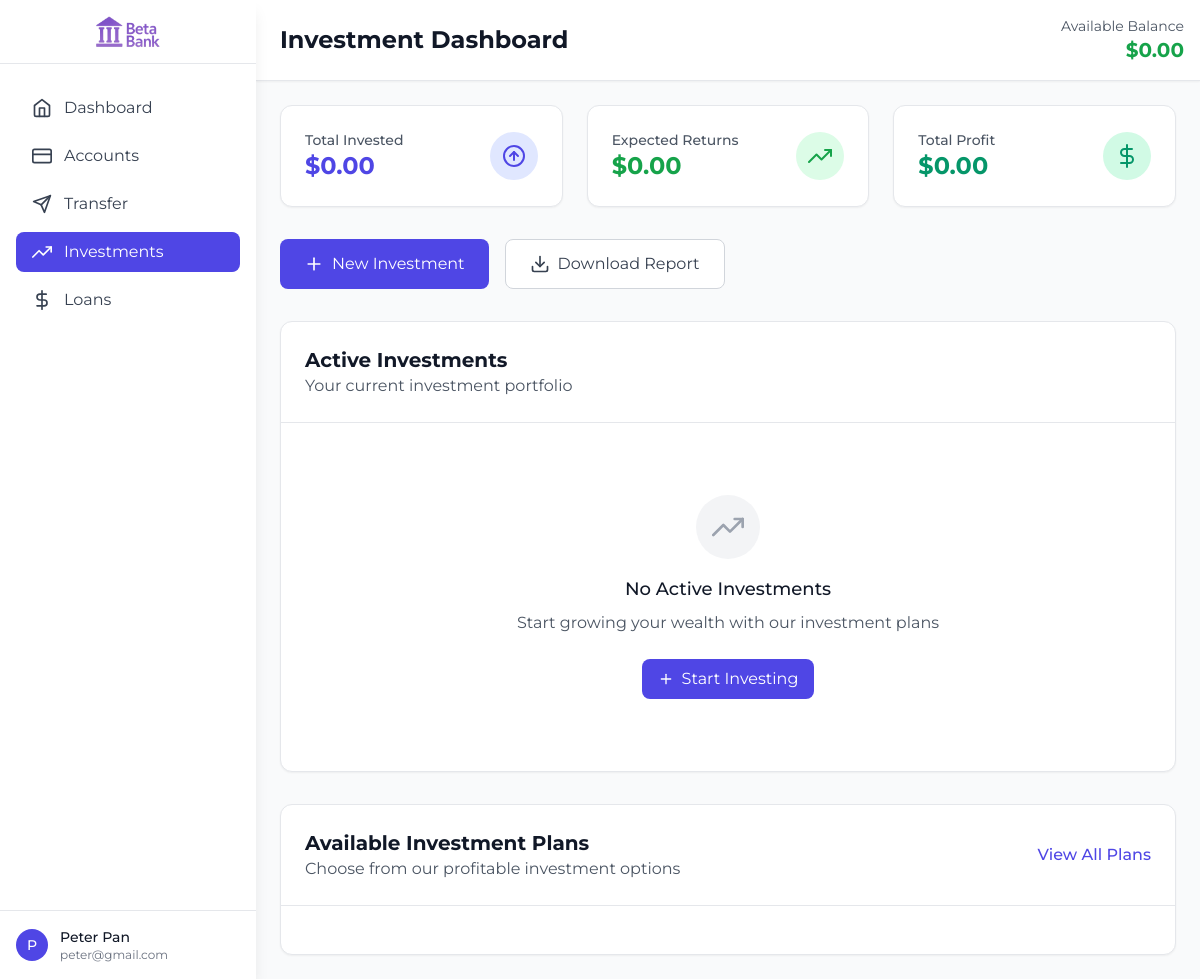
/investments/ (signed in), run on an earlier commit of the app's database.
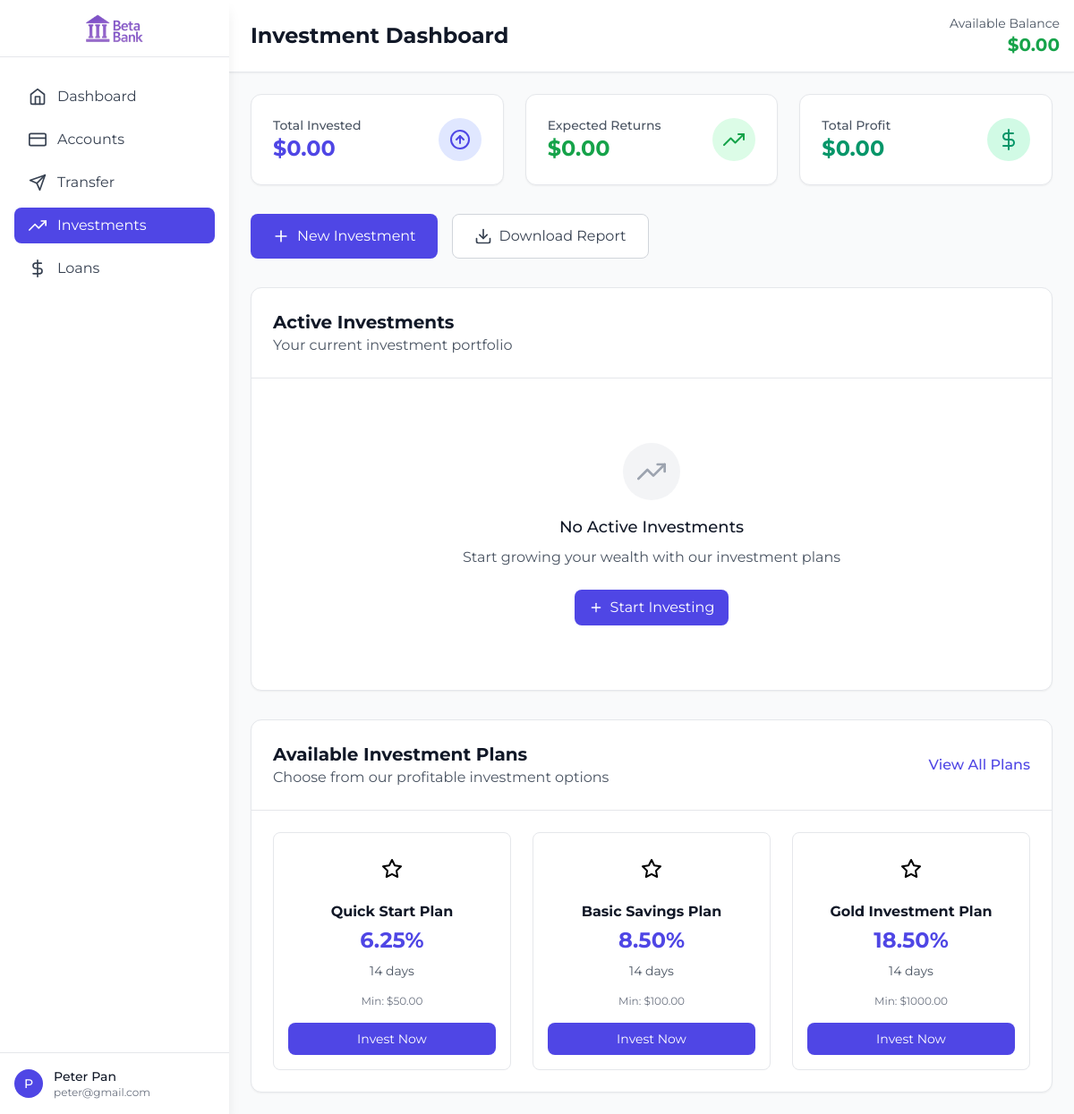
And on a later commit of the database.
### investments/models.py (models this page shows, shortened)
class InvestmentPlan(models.Model):
    PLAN_TYPES = [
        ("basic", "Basic Plan"),
        ("premium", "Premium Plan"),
        ("gold", "Gold Plan"),
        ("platinum", "Platinum Plan"),
    ]
    name = models.CharField(max_length=100)
    plan_type = models.CharField(max_length=20, choices=PLAN_TYPES, default="basic")
    description = models.TextField()
    minimum_amount = models.DecimalField(
        max_digits=15, decimal_places=2, default=Decimal("100.00")
    )
    maximum_amount = models.DecimalField(
        max_digits=15, decimal_places=2, null=True, blank=True
    )
    interest_rate = models.DecimalField(
        max_digits=5,
        decimal_places=2,
        help_text="Interest rate as percentage (e.g., 15.50)",
    )
    duration_days = models.IntegerField(
        default=14, help_text="Investment duration in days"
    )
    is_active = models.BooleanField(default=True)
    created_at = models.DateTimeField(auto_now_add=True)
    updated_at = models.DateTimeField(auto_now=True)
    class Meta:
        ordering = ["plan_type", "minimum_amount"]

### investments/views.py (the view)
# urls.py: path("", views.investments_dashboard, name="dashboard"),
@login_required
def investments_dashboard(request):
    try:
        active_investments = Investment.objects.filter(
            user=request.user, status="active"
        ).select_related("plan", "from_account")
        available_plans = InvestmentPlan.objects.filter(is_active=True)
        primary_account = BankAccount.objects.filter(
            user=request.user, is_primary=True
        ).first()
        total_invested = sum(inv.principal_amount for inv in active_investments)
        total_expected_returns = sum(inv.expected_returns for inv in active_investments)
        recent_investments = Investment.objects.filter(
            user=request.user
        ).select_related("plan")[:5]
        context = {
            "active_investments": active_investments,
            "available_plans": available_plans,
            "primary_account": primary_account,
            "total_invested": total_invested,
            "total_expected_returns": total_expected_returns,
            "recent_investments": recent_investments,
            "total_profit": (
                total_expected_returns - total_invested
                if total_expected_returns and total_invested
                else 0
            ),
        }
        return render(request, "investments/dashboard.html", context)
    except Exception as e:
        messages.error(request, f"Error loading investments dashboard: {str(e)}")
        return render(request, "investments/dashboard.html", {"error": str(e)})

### templates/investments/dashboard.html (shortened to what the changed rows need)
{% load static %}
<!DOCTYPE html>
<html lang="en">
<head>
    <script src="https://cdn.tailwindcss.com"></script>
</head>
<body class="bg-gray-50">
    <div class="md:ml-64">
        <header class="bg-white shadow-sm border-b border-gray-200">
            <div class="flex items-center justify-between px-4 py-4">
                <div class="flex items-center">
                    <h1 class="ml-2 text-2xl font-bold text-gray-900">Investment Dashboard</h1>
                </div>
            </div>
        </header>
        <main class="p-4 md:p-6 pb-20 md:pb-6">
            <div class="bg-white rounded-xl shadow-sm border mb-8">
                <div class="p-6 border-b border-gray-200">
                    <h2 class="text-xl font-bold text-gray-900">Active Investments</h2>
                </div>
            </div>
            <div class="bg-white rounded-xl shadow-sm border">
                <div class="p-6 border-b border-gray-200">
                    <div class="flex items-center justify-between">
                        <div>
                            <h2 class="text-xl font-bold text-gray-900">Available Investment Plans</h2>
                        </div>
                    </div>
                </div>
                <div class="p-6">
                    <div class="grid grid-cols-1 md:grid-cols-3 gap-6">
                        {% for plan in available_plans|slice:":3" %}
                        <div class="border border-gray-200 rounded-lg p-4 card-hover">
                            <div class="text-center">
                                <div class="w-12 h-12 bg-{{ plan.plan_type|default:'indigo' }}-100 rounded-full mx-auto mb-3 flex items-center justify-center">
                                    <i data-feather="star" class="w-6 h-6 text-{{ plan.plan_type|default:'indigo' }}-600"></i>
                                </div>
                                <h3 class="font-bold text-gray-900 mb-1">{{ plan.name }}</h3>
                                <p class="text-2xl font-bold text-indigo-600 mb-2">{{ plan.interest_rate }}%</p>
                                <p class="text-sm text-gray-600 mb-4">{{ plan.duration_days }} days</p>
                                <p class="text-xs text-gray-500 mb-4">Min: ${{ plan.minimum_amount|floatformat:2 }}</p>
                                <a href="{% url 'investments:plans' %}" class="w-full inline-flex items-center justify-center px-4 py-2 bg-indigo-600 text-white rounded-lg hover:bg-indigo-700 text-sm">
                                    Invest Now
                                </a>
                            </div>
                        </div>
                        {% endfor %}
                    </div>
                </div>
            </div>
        </main>
    </div>
</body>
</html>

What changed in the data, as far as the page shows it:
added InvestmentPlan: name "Quick Start Plan", interest_rate "6.25", duration_days "14", minimum_amount "50.00"
added InvestmentPlan: name "Basic Savings Plan", interest_rate "8.50", duration_days "14", minimum_amount "100.00"
added InvestmentPlan: name "Gold Investment Plan", interest_rate "18.50", duration_days "14", minimum_amount "1000.00"
